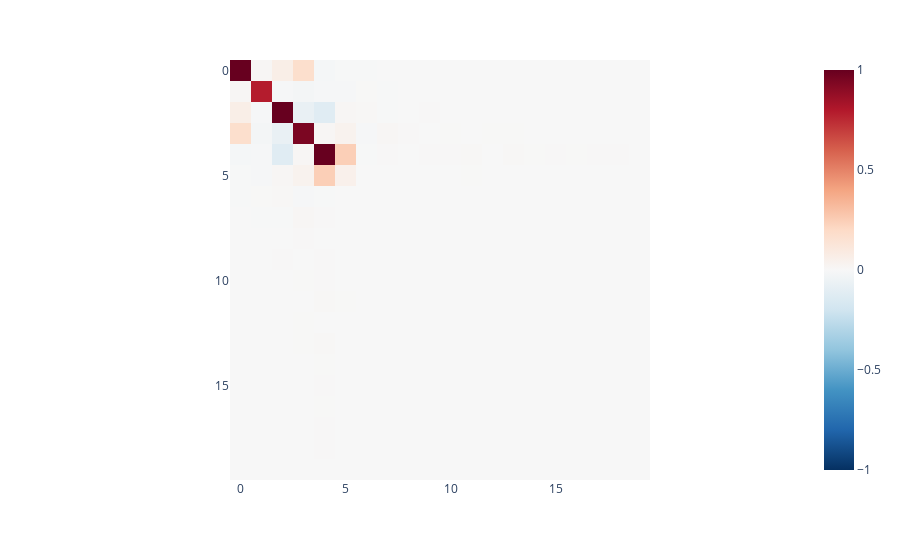
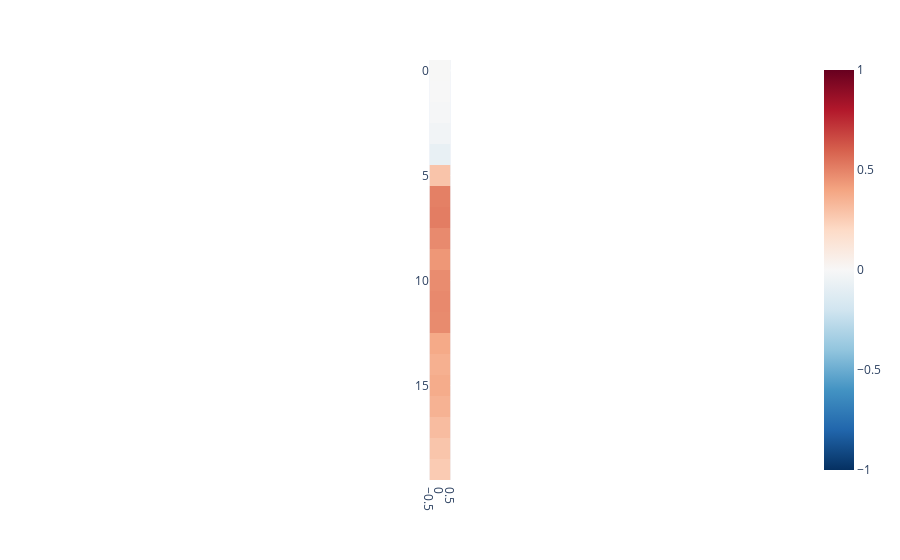

Notebook source saved alongside these figures, in order:
### Code cell
w1 = model.layer1.weight
w2 = model.layer2.weight
b1 = model.layer1.bias

b2 = model.layer2.bias
visualise_tensor(torch.transpose(w1,0,1)@w1)
# visualise_tensor(w2@w1)
visualise_tensor(b2.data.reshape(-1,1))

### Figure 1 — Plotly figure (JSON) as saved in the notebook; plotly's stock layout.template omitted (floating-point values rounded to 4 significant figures; data arrays with more than 128 entries replaced by an {"elided": "..."} marker saying what was removed)
{"data": [{"coloraxis": "coloraxis", "hovertemplate": "x: %{x}<br>y: %{y}<br>color: %{z}<extra></extra>", "name": "0", "type": "heatmap", "xaxis": "x", "yaxis": "y", "z": {"elided": "20x20 float values"}}], "layout": {"coloraxis": {"cmax": 1, "cmin": -1, "colorscale": [[0, "rgb(5,48,97)"], [0.1, "rgb(33,102,172)"], [0.2, "rgb(67,147,195)"], [0.3, "rgb(146,197,222)"], [0.4, "rgb(209,229,240)"], [0.5, "rgb(247,247,247)"], [0.6, "rgb(253,219,199)"], [0.7, "rgb(244,165,130)"], [0.8, "rgb(214,96,77)"], [0.9, "rgb(178,24,43)"], [1, "rgb(103,0,31)"]]}, "margin": {"t": 60}, "xaxis": {"anchor": "y", "constrain": "domain", "domain": [0, 1], "scaleanchor": "y"}, "yaxis": {"anchor": "x", "autorange": "reversed", "constrain": "domain", "domain": [0, 1]}}}

### Figure 2 — Plotly figure (JSON) as saved in the notebook; plotly's stock layout.template omitted (floating-point values rounded to 4 significant figures)
{"data": [{"coloraxis": "coloraxis", "hovertemplate": "x: %{x}<br>y: %{y}<br>color: %{z}<extra></extra>", "name": "0", "type": "heatmap", "xaxis": "x", "yaxis": "y", "z": [[0.003197], [0.0002352], [-0.01186], [-0.02937], [-0.07775], [0.2839], [0.5084], [0.5153], [0.4771], [0.4397], [0.4722], [0.4798], [0.4768], [0.3832], [0.3591], [0.3731], [0.3521], [0.313], [0.282], [0.2586]]}], "layout": {"coloraxis": {"cmax": 1, "cmin": -1, "colorscale": [[0, "rgb(5,48,97)"], [0.1, "rgb(33,102,172)"], [0.2, "rgb(67,147,195)"], [0.3, "rgb(146,197,222)"], [0.4, "rgb(209,229,240)"], [0.5, "rgb(247,247,247)"], [0.6, "rgb(253,219,199)"], [0.7, "rgb(244,165,130)"], [0.8, "rgb(214,96,77)"], [0.9, "rgb(178,24,43)"], [1, "rgb(103,0,31)"]]}, "margin": {"t": 60}, "xaxis": {"anchor": "y", "constrain": "domain", "domain": [0, 1], "scaleanchor": "y"}, "yaxis": {"anchor": "x", "autorange": "reversed", "constrain": "domain", "domain": [0, 1]}}}
